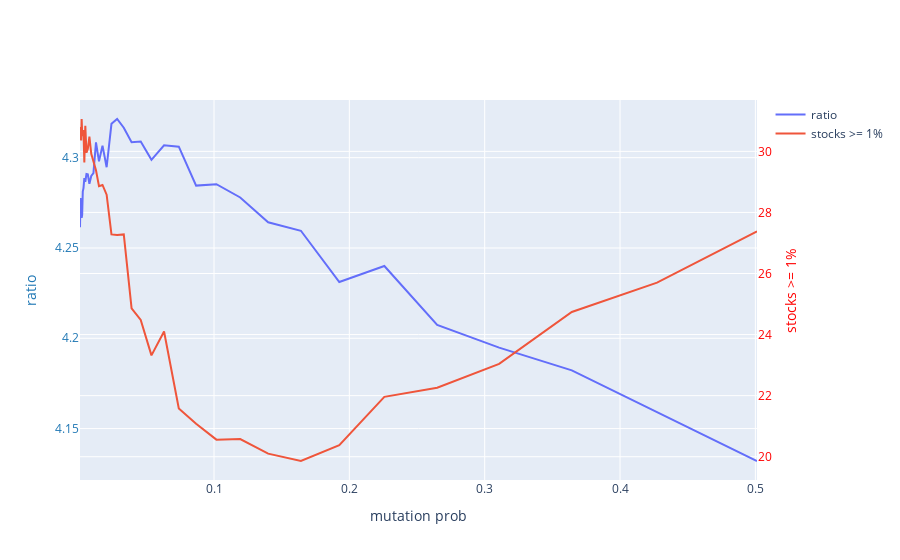

The notebook cell this image was saved under:
### Code cell
custom_plot(mutation_data['mutation prob'],mutation_data['ratio'],mutation_data['stocks >= 1%'],'mutation prob','ratio','stocks >= 1%')
